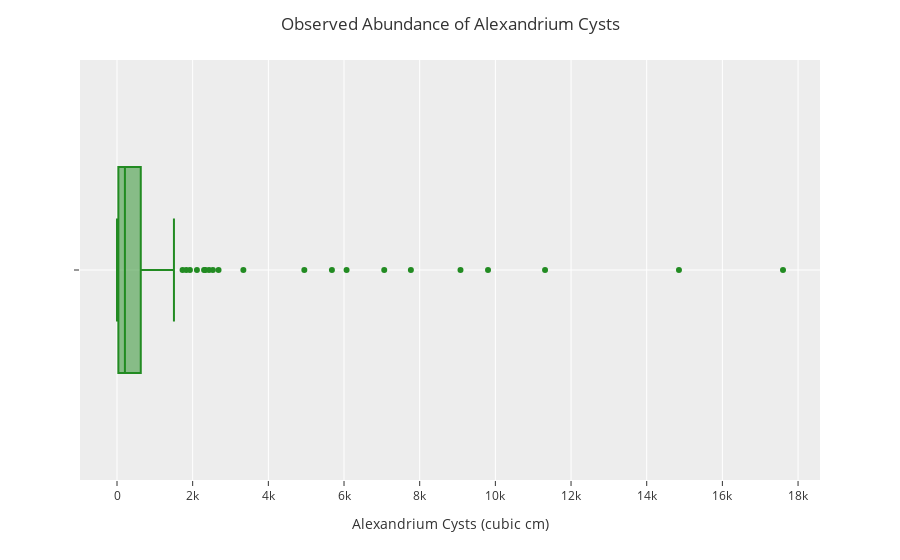

This figure's notebook cell:
### Markdown cell above
### Alexandrium Cysts

### Code cell
# Using a box plot to show the distribution of Alexandrium cysts abundance

fig = px.box(DFcysts, 
             x="ALEXANDRIUM_CYSTS_CC")

fig.update_layout(title='Observed Abundance of Alexandrium Cysts',
                  title_x=0.5,
                  xaxis_title = 'Alexandrium Cysts (cubic cm)',
                  template = 'ggplot2',
                autosize=True)

fig.update_traces(marker=dict(color='forestgreen'))

fig.show()

### Figure 1 — Plotly figure (JSON) as saved in the notebook; plotly's stock layout.template omitted (floating-point values rounded to 4 significant figures; data arrays with more than 128 entries replaced by an {"elided": "..."} marker saying what was removed)
{"data": [{"alignmentgroup": "True", "hovertemplate": "ALEXANDRIUM_CYSTS_CC=%{x}<extra></extra>", "legendgroup": "", "marker": {"color": "forestgreen"}, "name": "", "notched": false, "offsetgroup": "", "orientation": "h", "showlegend": false, "type": "box", "x": {"elided": "185 int values"}, "x0": " ", "xaxis": "x", "y0": " ", "yaxis": "y"}], "layout": {"autosize": true, "boxmode": "group", "legend": {"tracegroupgap": 0}, "margin": {"t": 60}, "title": {"text": "Observed Abundance of Alexandrium Cysts", "x": 0.5}, "xaxis": {"anchor": "y", "autorange": true, "domain": [0, 1], "range": [-977.9, 18580.0], "title": {"text": "Alexandrium Cysts (cubic cm)"}, "type": "linear"}, "yaxis": {"anchor": "x", "autorange": true, "domain": [0, 1], "range": [-0.5, 0.5], "type": "category"}}}
